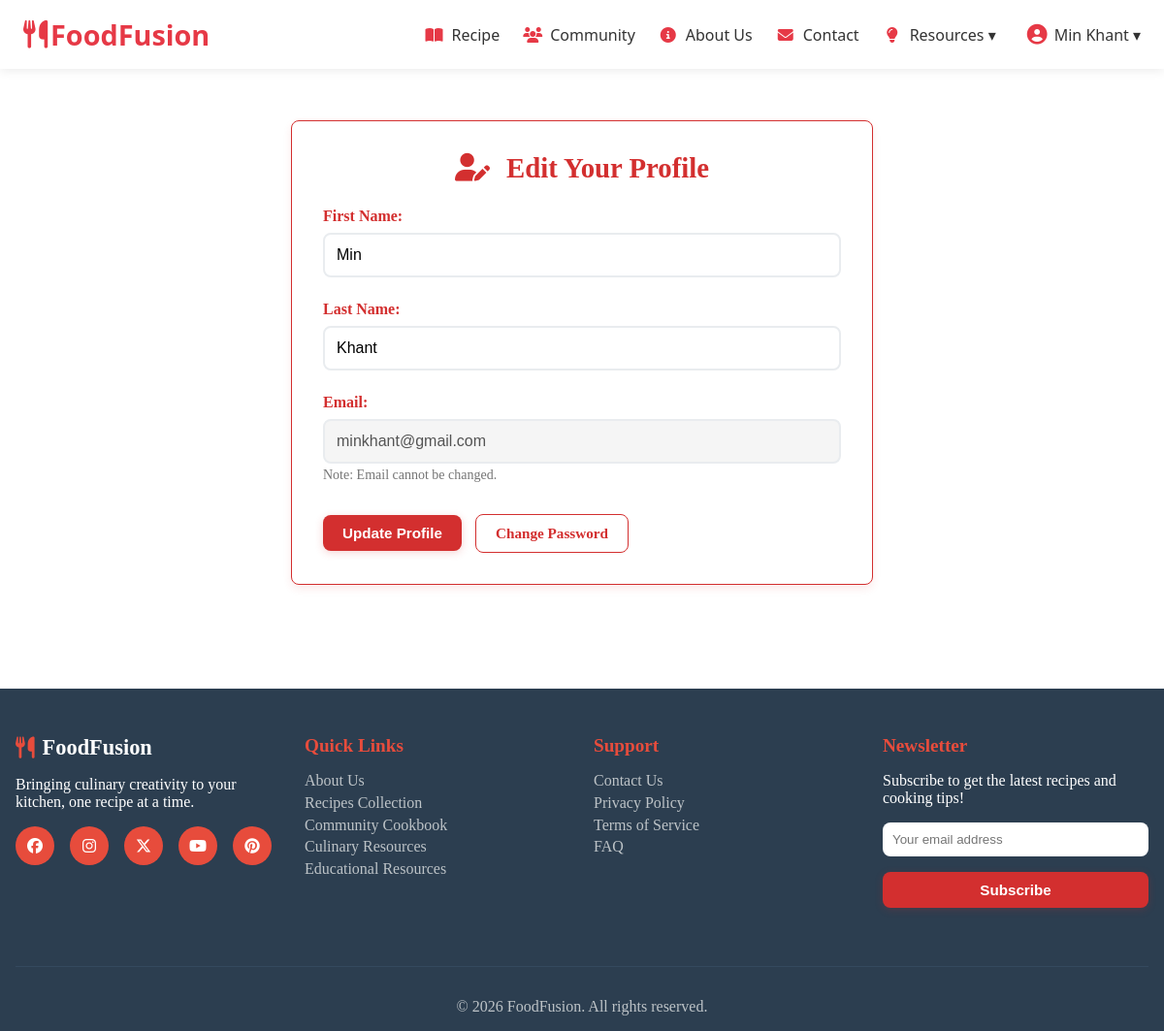
/edit_profile.php?edit_profile_id=5 (signed in), run on the app's committed database.
### tables this page shows
CREATE TABLE `users` (
  `user_id` int(11) NOT NULL,
  `first_name` varchar(50) NOT NULL,
  `last_name` varchar(50) NOT NULL,
  `email` varchar(100) NOT NULL,
  `password` varchar(255) NOT NULL,
  `created_at` timestamp NOT NULL DEFAULT current_timestamp() ON UPDATE current_timestamp()
);

### edit_profile.php (the view, shortened to what this page needs)
<?php
require_once "./include/db_config.php";
$error = "";
$currentUser = null;
$user_id = $_SESSION["user_id"];
$editProfileID = filter_input(INPUT_GET, "edit_profile_id", FILTER_VALIDATE_INT);
if (!$editProfileID) {
    $error = "Invalid profile ID.";
} elseif ($editProfileID != $user_id) {
    $error = "Unauthorized access.";
} else {
    $currentUser = getCurrentUser($conn, $editProfileID);
}
function getCurrentUser($conn, $id) {
    try {
        $sql = "SELECT user_id, first_name, last_name, email FROM users WHERE user_id = :id";
        $stmt = $conn->prepare($sql);
        $stmt->execute([":id" => $id]);
        return $stmt->fetch(PDO::FETCH_ASSOC);
    } catch(PDOException $e) {
        $error = "Error fetching user data: " . $e->getMessage();
        return null;
    }
}
include "./include/header.php";
?>
<section class="profile-section">
    <div class="container">
        <?php if ($currentUser): ?>
            <form class="profile-form" method="POST" novalidate>
                <h2><i class="fas fa-user-edit"></i> Edit Your Profile</h2>
                <div class="form-group">
                    <label for="fname">First Name:</label>
                    <input type="text" id="fname" name="fname" class="form-control"
                           value="<?= htmlspecialchars($currentUser['first_name']) ?>" required>
                </div>
                <div class="form-group">
                    <label for="lname">Last Name:</label>
                    <input type="text" id="lname" name="lname" class="form-control"
                           value="<?= htmlspecialchars($currentUser['last_name']) ?>" required>
                </div>
                <div class="form-group">
                    <label for="email">Email:</label>
                    <input type="email" id="email" class="form-control"
                           value="<?= htmlspecialchars($currentUser['email']) ?>" disabled>
                    <small class="text-muted">Note: Email cannot be changed.</small>
                </div>
                <button type="submit" name="editBtn" class="btn btn-primary">Update Profile</button>
                <a href="change_password.php?user_id=<?= $editProfileID ?>" class="btn btn-secondary">Change Password</a>
            </form>
        <?php else: ?>
            <div class="alert alert-danger"><?= htmlspecialchars($error) ?></div>
        <?php endif; ?>
    </div>
</section>
<?php include "./include/footer.php"; ?>

### css/style.css (style rules this page uses)
* { margin: 0; padding: 0; box-sizing: border-box; }
body { padding-top: 60px; }
html { scroll-behavior: smooth; }
.profile-section { padding: 4rem 0; min-height: calc(100vh - 150px); }
.profile-section .container { width: 100%; max-width: 1200px; margin: 0 auto; padding: 0 15px; }
.profile-form { background-color: #fff; border: 1px solid #d32f2f; border-radius: 8px; padding: 2rem; box-shadow: 0 4px 8px rgba(211, 47, 47, 0.1); max-width: 600px; margin: 0 auto; }
.profile-form h2 { color: #d32f2f; text-align: center; margin-bottom: 1.5rem; font-size: 1.8rem; }
.profile-form h2 i { margin-right: 10px; }
.form-group { margin-bottom: 1.5rem; }
.form-group label { display: block; margin-bottom: 0.5rem; color: #d32f2f; font-weight: 600; }
.form-control { width: 100%; padding: 0.75rem; border: 1px solid #ddd; border-radius: 4px; font-size: 1rem; transition: border-color 0.3s; }
.form-control[disabled] { background-color: #f5f5f5; cursor: not-allowed; }
.btn { display: inline-block; padding: 0.75rem 1.5rem; font-size: 1rem; font-weight: 600; text-align: center; text-decoration: none; border-radius: 4px; cursor: pointer; transition: all 0.3s; border: none; }
.btn-primary { background-color: #d32f2f; color: white; }
.btn-secondary { background-color: white; color: #d32f2f; border: 1px solid #d32f2f; margin-left: 10px; }
.text-muted { color: #757575; font-size: 0.875rem; display: block; margin-top: 0.25rem; }
.btn { display: inline-block; padding: 0.75rem 1.5rem; font-size: 1rem; font-weight: 600; text-align: center; text-decoration: none; border-radius: 4px; cursor: pointer; transition: all 0.3s; border: none; margin-top: 0.5rem; }
.form-group input, .form-group select, .form-group textarea { width: 100%; padding: 12px; border: 2px solid #e9ecef; border-radius: 8px; font-size: 1rem; transition: all 0.3s ease; }
.btn { display: inline-block; padding: 0.8rem 1.8rem; border-radius: 6px; text-decoration: none; font-weight: 600; transition: all 0.3s ease; cursor: pointer; border: none; font-size: 1rem; }
.btn-primary { background-color: #d32f2f; color: white; box-shadow: 0 2px 8px rgba(211, 47, 47, 0.2); }
.btn-secondary { background-color: white; color: #d32f2f; border: 1px solid #d32f2f; }
.form-control { width: 100%; padding: 0.8rem 1rem; border: 1px solid #ddd; border-radius: 6px; font-size: 1rem; transition: all 0.3s ease; background: #fff; }
.container { max-width: 1200px; margin: 0 auto; padding: 0 1rem; }
.btn { text-decoration: none; padding: 10px 20px; border-radius: 8px; font-weight: bold; font-size: 0.95rem; transition: all 0.25s ease; }

### data on the page
users: fname "Min", lname "Khant", email "minkhant@gmail.com"

### other printed values
$_SESSION["user_name"] "Min Khant"
